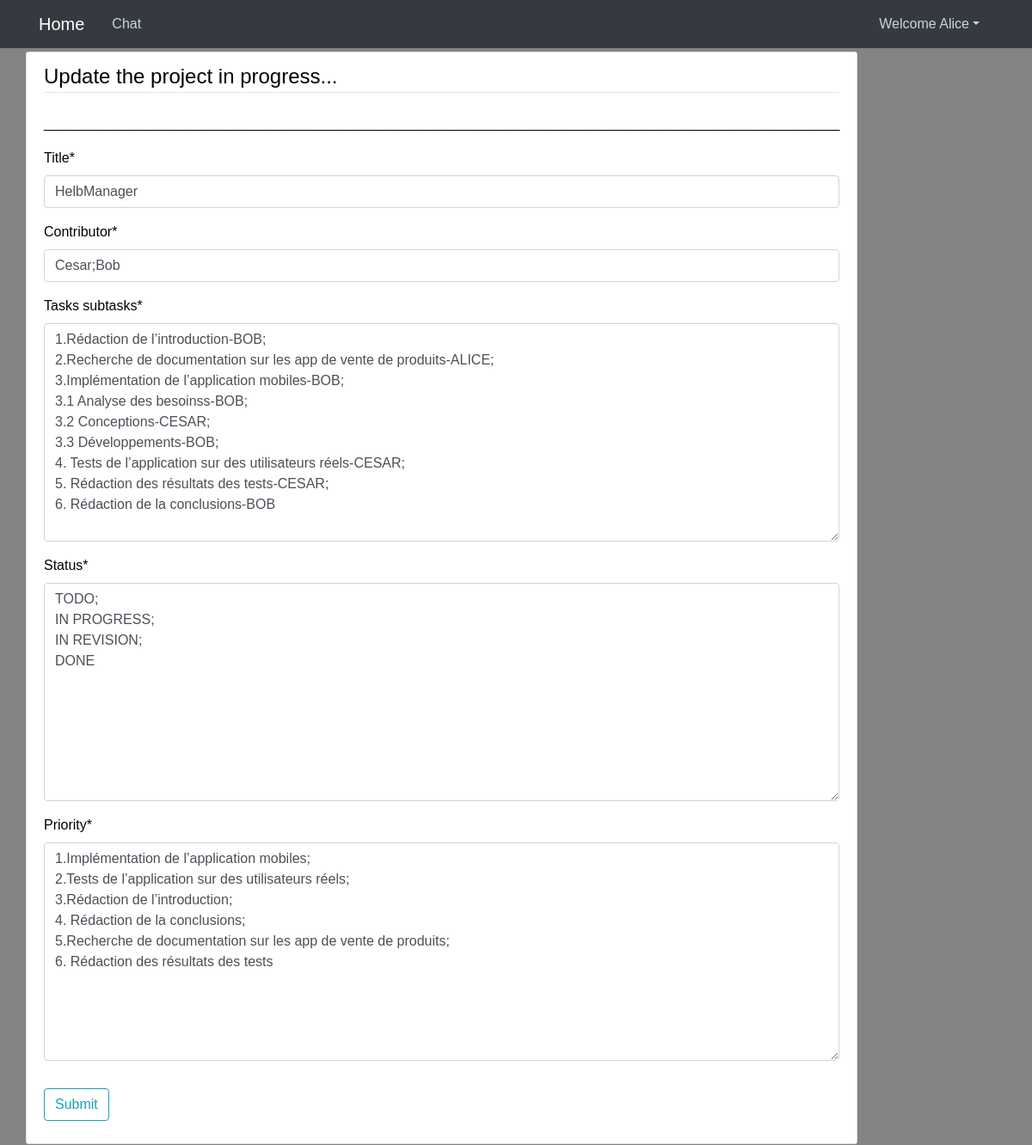
The app's page /post/1/update (signed in), older data.
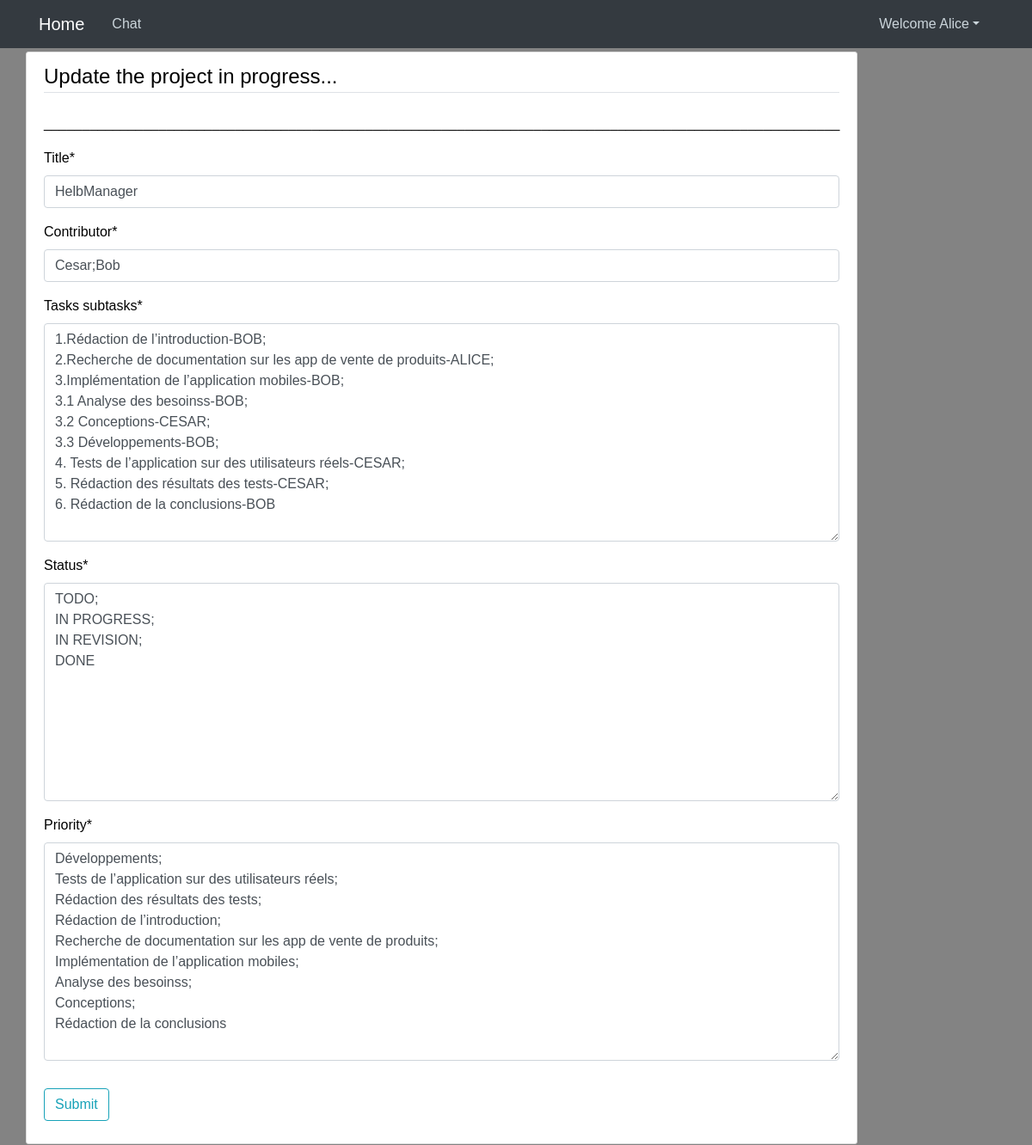
The same page, newer data.
### blog/models.py (models this page shows, shortened)
class Post(models.Model):
    date_posted = models.DateTimeField(default=timezone.now)
    author = models.ForeignKey(User, on_delete=models.CASCADE)
    title = models.CharField(max_length=100)
    contributor = models.CharField(max_length=100)
    status = models.TextField()
    tasks_subtasks =  models.TextField()
    priority =  models.TextField()
    class Meta:
        ordering = ['contributor']

### blog/views.py (the view, shortened to what this page needs)
# urls.py: path('post/<int:pk>/update', PostUpdateView.as_view(), name='post-update'),
class PostUpdateView(LoginRequiredMixin, UserPassesTestMixin, UpdateView):
    model = Post
    fields =['title','contributor','tasks_subtasks','status','priority']
    def test_func(self):
        post = self.get_object()
        return True

### blog/templates/Blog/post_form.html (shortened to what this page needs)
{% extends "blog/base.html" %}
{% load crispy_forms_tags %}
{% block content %}
<div class="content-section">
   <form method="POST">
   <fieldset class="form-group">
      {% if object.author == user %}
      <legend class="border-bottom mb-4"> Update the project in progress...</legend>
      {% else %}
      <legend class="border-bottom mb-4"> New project in progress...</legend>
      {% endif %}
      <p>________________________________________________________________________________________________________</p>
     {{ form|crispy }}
   </fieldset>
   <div class="form-group">
      <button class="btn btn-outline-info" onclick="afficherMessage()" type="submit"> Submit</button>
   </div>
</form>
</div>
{% endblock %}

### blog/templates/Blog/base.html (shortened to what this page needs)
{% load static %}
<!DOCTYPE html>
<html lang="en">
<head>
    <link href="https://cdn.jsdelivr.net/npm/bootstrap@4.0.0/dist/css/bootstrap.min.css"
 rel="stylesheet">
    <link rel="stylesheet" type="text/css" href="{% static 'blog/main.css' %}">
</head>
<body>
<header class="site-header">
    <nav class="navbar navbar-expand-md navbar-dark bg-dark fixed-top">
        <div class="container">
            <a class="navbar-brand mr-4" href="{% url 'blog-home' %}">Home</a>
            <div class="collapse navbar-collapse" id="navbarToggle">
                <div class="navbar-nav mr-auto">
                <a class="nav-item nav-link" href="{% url 'blog-about' %}"> Chat</a>
                </div>
                <div class="navbar-nav">
                    {% if user.is_authenticated %}
                    <ul class="navbar-nav mr-2">
                        <li class="nav-item dropdown">
                        <a class="nav-link dropdown-toggle" href='#' id="navbarDropdown" role="button" data-toggle="dropdown"> Welcome {{request.user}}</a>
                    {% else %}
                    <a class="nav-item nav-link" href="{% url 'login' %}">Login</a>
                    <a class="nav-item nav-link" href="{% url 'register' %}">Register</a>
                    {% endif %}
            </div>
        </div>
    </nav>
</header>
<main role="main" class="container">
    <div class="row">
        <div class="col-md-20">
            {% block content %}{% endblock %}
        </div>
    </div>
</main>
</body>
</html>

### blog/static/blog/main.css (style rules this page uses)
* { margin: 0; padding: 0; box-sizing: border-box; }
body { background: #838383; color: #000000; margin-top: 5rem; margin: 0; }
header { display: flex; justify-content: center; align-items: center; height: 60px; }
ul { margin: 0; }
.site-header .navbar-nav .nav-link { color: #cbd5db; }
.content-section { background: #ffffff; padding: 10px 20px; border: 1px solid #dddddd; border-radius: 3px; margin-bottom: 20px; }
body { font-family: Arial, sans-serif; }

Row changes from the older to the newer data that the page shows:
changed Post "HelbManager": priority "1.Implémentation de l’application mobiles; 2.Tests de l’application sur des utilisateurs réels; 3.Rédaction de l’introduction; 4. Rédaction de la conclusions; 5.Recherche de documentation sur les app de vente de produits; 6. Rédaction des résultats des tests" → "Développements; Tests de l’application sur des utilisateurs réels; Rédaction des résultats des tests; Rédaction de l’introduction; Recherche de documentation sur les app de vente de produits; Implémentation de l’application mobiles; Analyse des besoinss; Conceptions; Rédaction de la conclusions"
